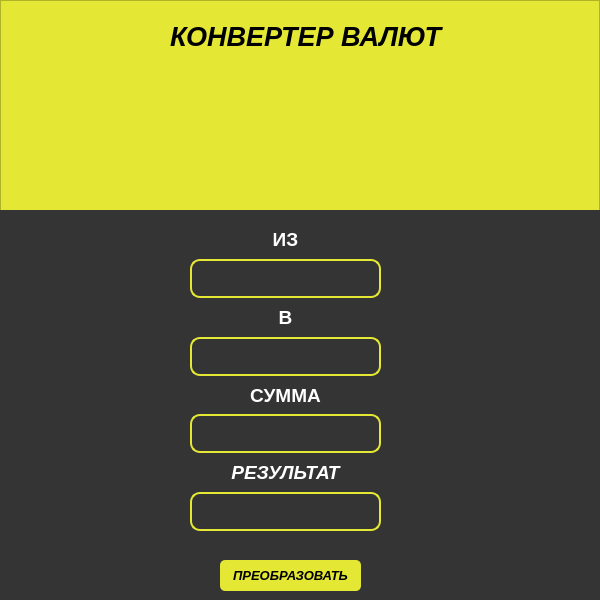
<?xml version="1.0" encoding="UTF-8"?>
<ui version="4.0">
 <class>MainWindow</class>
 <widget class="QMainWindow" name="MainWindow">
  <property name="geometry">
   <rect>
    <x>0</x>
    <y>0</y>
    <width>600</width>
    <height>600</height>
   </rect>
  </property>
  <property name="windowTitle">
   <string>MainWindow</string>
  </property>
  <widget class="QWidget" name="centralwidget">
   <property name="styleSheet">
    <string notr="true">background-color: #3a3a3a;</string>
   </property>
   <widget class="QFrame" name="top">
    <property name="geometry">
     <rect>
      <x>0</x>
      <y>0</y>
      <width>600</width>
      <height>211</height>
     </rect>
    </property>
    <property name="styleSheet">
     <string notr="true">background-color: #e4e734;</string>
    </property>
    <property name="frameShape">
     <enum>QFrame::Shape::StyledPanel</enum>
    </property>
    <property name="frameShadow">
     <enum>QFrame::Shadow::Raised</enum>
    </property>
    <widget class="QLabel" name="label4">
     <property name="geometry">
      <rect>
       <x>170</x>
       <y>20</y>
       <width>273</width>
       <height>32</height>
      </rect>
     </property>
     <property name="font">
      <font>
       <family>Arial</family>
       <pointsize>20</pointsize>
       <italic>true</italic>
       <bold>true</bold>
      </font>
     </property>
     <property name="text">
      <string>КОНВЕРТЕР ВАЛЮТ</string>
     </property>
    </widget>
    <widget class="QLabel" name="label5">
     <property name="geometry">
      <rect>
       <x>170</x>
       <y>60</y>
       <width>271</width>
       <height>141</height>
      </rect>
     </property>
     <property name="text">
      <string/>
     </property>
     <property name="pixmap">
      <pixmap>../../../../../Downloads/free-icon-money-exchange-8350929.png</pixmap>
     </property>
     <property name="scaledContents">
      <bool>true</bool>
     </property>
    </widget>
   </widget>
   <widget class="QWidget" name="down" native="true">
    <property name="geometry">
     <rect>
      <x>0</x>
      <y>210</y>
      <width>600</width>
      <height>401</height>
     </rect>
    </property>
    <property name="styleSheet">
     <string notr="true">background-color: rgb(52, 52, 52);</string>
    </property>
    <widget class="QPushButton" name="trigger">
     <property name="geometry">
      <rect>
       <x>220</x>
       <y>350</y>
       <width>141</width>
       <height>31</height>
      </rect>
     </property>
     <property name="font">
      <font>
       <family>Arial</family>
       <pointsize>10</pointsize>
       <italic>true</italic>
       <bold>true</bold>
      </font>
     </property>
     <property name="styleSheet">
      <string notr="true">QPushButton{
	background-color: #e4e734;
	border-radius: 5px;
}
QPushButton:pressed{
	background-color: rgb(52, 52, 52);
	border: 2px solid #e4e734;
}
	</string>
     </property>
     <property name="text">
      <string>ПРЕОБРАЗОВАТЬ</string>
     </property>
    </widget>
    <widget class="QWidget" name="">
     <property name="geometry">
      <rect>
       <x>190</x>
       <y>10</y>
       <width>191</width>
       <height>311</height>
      </rect>
     </property>
     <layout class="QVBoxLayout" name="verticalLayout">
      <property name="spacing">
       <number>0</number>
      </property>
      <item>
       <widget class="QLabel" name="label1">
        <property name="enabled">
         <bool>true</bool>
        </property>
        <property name="font">
         <font>
          <family>Arial</family>
          <pointsize>14</pointsize>
          <bold>true</bold>
         </font>
        </property>
        <property name="styleSheet">
         <string notr="true">color: white;
</string>
        </property>
        <property name="text">
         <string>ИЗ</string>
        </property>
        <property name="scaledContents">
         <bool>false</bool>
        </property>
        <property name="alignment">
         <set>Qt::AlignmentFlag::AlignCenter</set>
        </property>
        <property name="wordWrap">
         <bool>false</bool>
        </property>
       </widget>
      </item>
      <item>
       <widget class="QLineEdit" name="fromm">
        <property name="sizePolicy">
         <sizepolicy hsizetype="Expanding" vsizetype="Minimum">
          <horstretch>0</horstretch>
          <verstretch>0</verstretch>
         </sizepolicy>
        </property>
        <property name="font">
         <font>
          <family>Arial</family>
          <pointsize>20</pointsize>
          <bold>true</bold>
         </font>
        </property>
        <property name="styleSheet">
         <string notr="true">border: 2px solid #e4e734;
border-radius: 10px;</string>
        </property>
        <property name="alignment">
         <set>Qt::AlignmentFlag::AlignCenter</set>
        </property>
       </widget>
      </item>
      <item>
       <widget class="QLabel" name="label2">
        <property name="font">
         <font>
          <family>Arial</family>
          <pointsize>14</pointsize>
          <bold>true</bold>
         </font>
        </property>
        <property name="styleSheet">
         <string notr="true">color: white;</string>
        </property>
        <property name="text">
         <string>В</string>
        </property>
        <property name="alignment">
         <set>Qt::AlignmentFlag::AlignCenter</set>
        </property>
       </widget>
      </item>
      <item>
       <widget class="QLineEdit" name="to">
        <property name="sizePolicy">
         <sizepolicy hsizetype="Expanding" vsizetype="Minimum">
          <horstretch>0</horstretch>
          <verstretch>0</verstretch>
         </sizepolicy>
        </property>
        <property name="font">
         <font>
          <family>Arial</family>
          <pointsize>20</pointsize>
          <bold>true</bold>
         </font>
        </property>
        <property name="styleSheet">
         <string notr="true">border: 2px solid #e4e734;
border-radius: 10px;</string>
        </property>
        <property name="alignment">
         <set>Qt::AlignmentFlag::AlignCenter</set>
        </property>
       </widget>
      </item>
      <item>
       <widget class="QLabel" name="label3">
        <property name="font">
         <font>
          <family>Arial</family>
          <pointsize>14</pointsize>
          <bold>true</bold>
         </font>
        </property>
        <property name="styleSheet">
         <string notr="true">color: white;</string>
        </property>
        <property name="text">
         <string>СУММА</string>
        </property>
        <property name="alignment">
         <set>Qt::AlignmentFlag::AlignCenter</set>
        </property>
       </widget>
      </item>
      <item>
       <widget class="QLineEdit" name="sum">
        <property name="sizePolicy">
         <sizepolicy hsizetype="Expanding" vsizetype="Minimum">
          <horstretch>0</horstretch>
          <verstretch>0</verstretch>
         </sizepolicy>
        </property>
        <property name="font">
         <font>
          <family>Arial</family>
          <pointsize>20</pointsize>
          <bold>true</bold>
         </font>
        </property>
        <property name="styleSheet">
         <string notr="true">border: 2px solid #e4e734;
border-radius: 10px;</string>
        </property>
        <property name="alignment">
         <set>Qt::AlignmentFlag::AlignCenter</set>
        </property>
       </widget>
      </item>
      <item>
       <widget class="QLabel" name="final_text">
        <property name="font">
         <font>
          <family>Arial</family>
          <pointsize>14</pointsize>
          <italic>true</italic>
          <bold>true</bold>
         </font>
        </property>
        <property name="styleSheet">
         <string notr="true">color: white;</string>
        </property>
        <property name="text">
         <string>РЕЗУЛЬТАТ</string>
        </property>
        <property name="alignment">
         <set>Qt::AlignmentFlag::AlignCenter</set>
        </property>
       </widget>
      </item>
      <item>
       <widget class="QLineEdit" name="result">
        <property name="sizePolicy">
         <sizepolicy hsizetype="Expanding" vsizetype="Minimum">
          <horstretch>0</horstretch>
          <verstretch>0</verstretch>
         </sizepolicy>
        </property>
        <property name="font">
         <font>
          <family>Arial</family>
          <pointsize>20</pointsize>
          <bold>true</bold>
         </font>
        </property>
        <property name="styleSheet">
         <string notr="true">border: 2px solid #e4e734;
border-radius: 10px;</string>
        </property>
        <property name="alignment">
         <set>Qt::AlignmentFlag::AlignCenter</set>
        </property>
       </widget>
      </item>
     </layout>
    </widget>
   </widget>
  </widget>
 </widget>
 <resources/>
 <connections/>
</ui>
